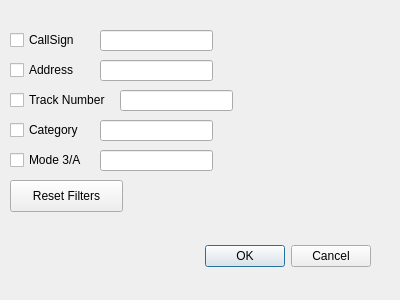
<?xml version="1.0" encoding="UTF-8"?>
<ui version="4.0">
 <class>FiltersDialog</class>
 <widget class="QDialog" name="FiltersDialog">
  <property name="geometry">
   <rect>
    <x>0</x>
    <y>0</y>
    <width>400</width>
    <height>300</height>
   </rect>
  </property>
  <property name="windowTitle">
   <string>Dialog</string>
  </property>
  <widget class="QDialogButtonBox" name="buttonBox">
   <property name="geometry">
    <rect>
     <x>30</x>
     <y>240</y>
     <width>341</width>
     <height>32</height>
    </rect>
   </property>
   <property name="orientation">
    <enum>Qt::Horizontal</enum>
   </property>
   <property name="standardButtons">
    <set>QDialogButtonBox::Cancel|QDialogButtonBox::Ok</set>
   </property>
  </widget>
  <widget class="QLineEdit" name="callSignText">
   <property name="geometry">
    <rect>
     <x>100</x>
     <y>30</y>
     <width>113</width>
     <height>21</height>
    </rect>
   </property>
  </widget>
  <widget class="QCheckBox" name="callSignCheck">
   <property name="geometry">
    <rect>
     <x>10</x>
     <y>30</y>
     <width>86</width>
     <height>20</height>
    </rect>
   </property>
   <property name="text">
    <string>CallSign</string>
   </property>
  </widget>
  <widget class="QLineEdit" name="addressText">
   <property name="geometry">
    <rect>
     <x>100</x>
     <y>60</y>
     <width>113</width>
     <height>21</height>
    </rect>
   </property>
  </widget>
  <widget class="QCheckBox" name="AddressCheck">
   <property name="geometry">
    <rect>
     <x>10</x>
     <y>60</y>
     <width>86</width>
     <height>20</height>
    </rect>
   </property>
   <property name="text">
    <string>Address</string>
   </property>
  </widget>
  <widget class="QLineEdit" name="trackNumberText">
   <property name="geometry">
    <rect>
     <x>120</x>
     <y>90</y>
     <width>113</width>
     <height>21</height>
    </rect>
   </property>
  </widget>
  <widget class="QCheckBox" name="trackNumberCheck">
   <property name="geometry">
    <rect>
     <x>10</x>
     <y>90</y>
     <width>111</width>
     <height>20</height>
    </rect>
   </property>
   <property name="text">
    <string>Track Number</string>
   </property>
  </widget>
  <widget class="QLineEdit" name="categoryText">
   <property name="geometry">
    <rect>
     <x>100</x>
     <y>120</y>
     <width>113</width>
     <height>21</height>
    </rect>
   </property>
  </widget>
  <widget class="QCheckBox" name="categoryCheck">
   <property name="geometry">
    <rect>
     <x>10</x>
     <y>120</y>
     <width>111</width>
     <height>20</height>
    </rect>
   </property>
   <property name="text">
    <string>Category</string>
   </property>
  </widget>
  <widget class="QPushButton" name="resetFiltersButton">
   <property name="geometry">
    <rect>
     <x>10</x>
     <y>180</y>
     <width>113</width>
     <height>32</height>
    </rect>
   </property>
   <property name="text">
    <string>Reset Filters</string>
   </property>
  </widget>
  <widget class="QLineEdit" name="mode3AText">
   <property name="geometry">
    <rect>
     <x>100</x>
     <y>150</y>
     <width>113</width>
     <height>21</height>
    </rect>
   </property>
  </widget>
  <widget class="QCheckBox" name="mode3ACheck">
   <property name="geometry">
    <rect>
     <x>10</x>
     <y>150</y>
     <width>111</width>
     <height>20</height>
    </rect>
   </property>
   <property name="text">
    <string>Mode 3/A</string>
   </property>
  </widget>
 </widget>
 <resources/>
 <connections>
  <connection>
   <sender>buttonBox</sender>
   <signal>accepted()</signal>
   <receiver>FiltersDialog</receiver>
   <slot>accept()</slot>
   <hints>
    <hint type="sourcelabel">
     <x>248</x>
     <y>254</y>
    </hint>
    <hint type="destinationlabel">
     <x>157</x>
     <y>274</y>
    </hint>
   </hints>
  </connection>
  <connection>
   <sender>buttonBox</sender>
   <signal>rejected()</signal>
   <receiver>FiltersDialog</receiver>
   <slot>reject()</slot>
   <hints>
    <hint type="sourcelabel">
     <x>316</x>
     <y>260</y>
    </hint>
    <hint type="destinationlabel">
     <x>286</x>
     <y>274</y>
    </hint>
   </hints>
  </connection>
 </connections>
</ui>
